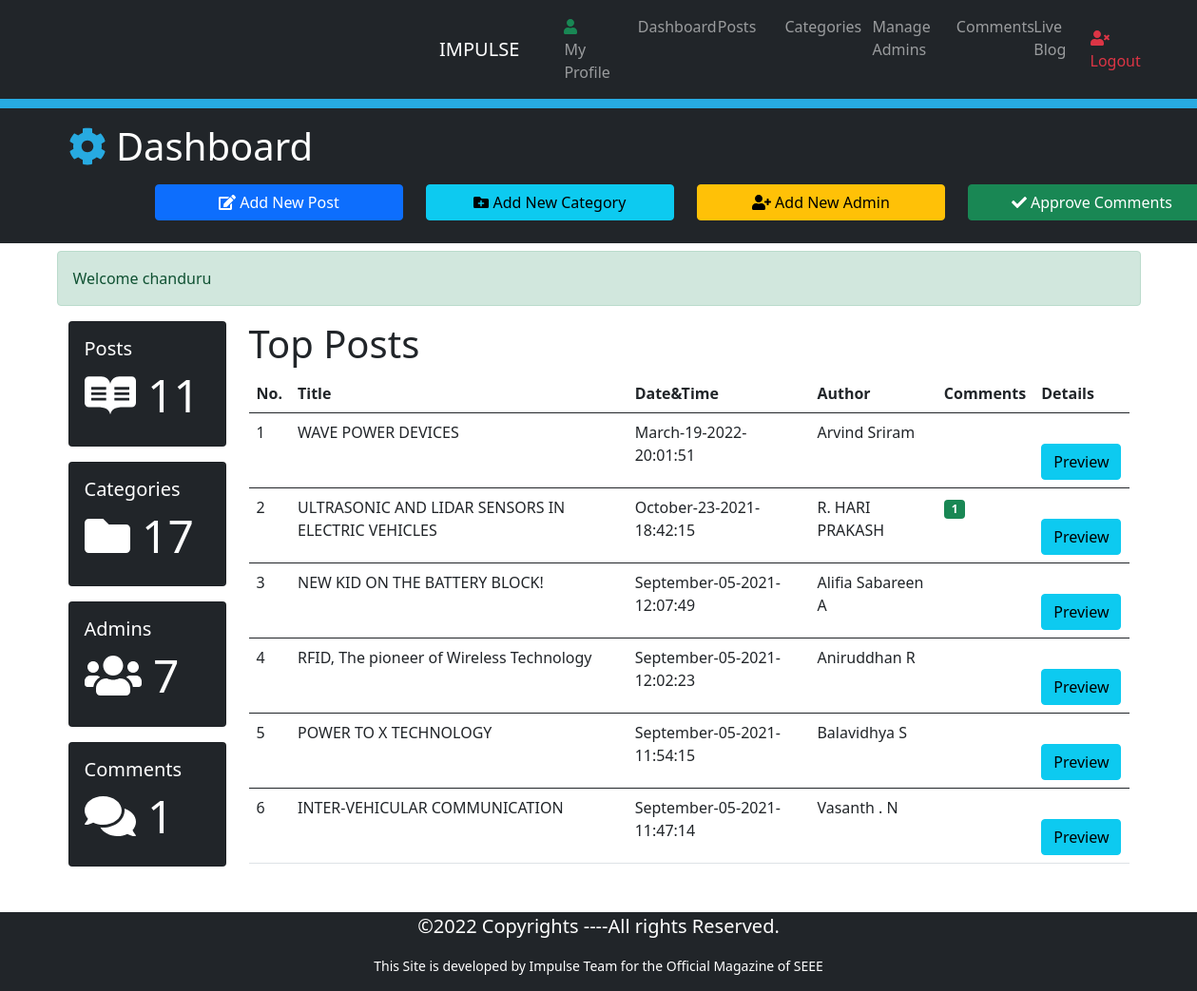
The app's page /dashboard.php (signed in) with its own data.
### tables this page shows
CREATE TABLE `posts` (
  `id` int(10) NOT NULL,
  `datetime` varchar(50) NOT NULL,
  `title` varchar(300) NOT NULL,
  `category` varchar(50) NOT NULL,
  `author` varchar(50) NOT NULL,
  `image` varchar(100) NOT NULL,
  `post` varchar(10000) NOT NULL
);

### includes/functions.php (called while the page is built, shortened)
<?php require_once('db.php');?>
<?php
    function TotalPosts(){
        global $conn;
        $sql = "SELECT COUNT(*) FROM posts";
        $stmt = $conn->query($sql);
        $TotalRows = $stmt->fetch();
        $TotalPosts = array_shift($TotalRows);
        return $TotalPosts;
    }
    function TotalCategories(){
        global $conn;
        $sql = "SELECT COUNT(*) FROM category";
        $stmt = $conn->query($sql);
        $TotalRows = $stmt->fetch();
        $TotalCategories = array_shift($TotalRows);
        return $TotalCategories;
    }
    function TotalAdmin(){
        global $conn;
        $sql = "SELECT COUNT(*) FROM admins";
        $stmt = $conn->query($sql);
        $TotalRows = $stmt->fetch();
        $TotalAdmin = array_shift($TotalRows);
        return $TotalAdmin;
    }
    function TotalComments(){
        global $conn;
        $sql = "SELECT COUNT(*) FROM comments";
        $stmt = $conn->query($sql);
        $TotalRows = $stmt->fetch();
        $TotalComments = array_shift($TotalRows);
        return $TotalComments;
    }
?>

### dashboard.php (the view, shortened to what this page needs)
<?php
  require_once('includes/db.php');
  require_once('includes/functions.php');
  require_once('includes/sessions.php');
?>
<!DOCTYPE html>
<html lang="en">
<head>
    <link rel="stylesheet" href="css/bootstrap.min.css">
    <link rel="stylesheet" href="css/all.min.css">
    <link rel="stylesheet" href="css/style.css">
</head>
<body>
  <nav class="navbar navbar-expand-lg navbar-dark bg-dark">
    <div class="container">
      <a href="#" class="navbar-brand">IMPULSE</a>
      <div class="collapse navbar-collapse" id="navbarcollapseCMS">
        <ul class="navbar-nav mr-auto">
          <li class="nav-item">
            <a href="myprofile.php" class="nav-link"> <i class="fas fa-user text-success"></i> My Profile</a>
          </li>
          <li class="nav-item">
            <a href="dashboard.php" class="nav-link">Dashboard</a>
          </li>
          <li class="nav-item">
            <a href="posts.php" class="nav-link">Posts</a>
          </li>
          <li class="nav-item">
            <a href="Categories.php" class="nav-link">Categories</a>
          </li>
          <li class="nav-item">
            <a href="admin.php" class="nav-link">Manage Admins</a>
          </li>
          <li class="nav-item">
            <a href="comments.php" class="nav-link">Comments</a>
          </li>
          <li class="nav-item">
            <a href="blog.php?page=1" class="nav-link" target="_blank">Live Blog</a>
          </li>
        </ul>
        <ul class="navbar-nav ms-auto">
          <li class="nav-item">
            <a href="logout.php" class="nav-link text-danger"><i class="fas fa-user-times"></i> Logout</a>
          </li>
        </ul>
      </div>
    </div>
  </nav>
  <div style="height:10px; background:#27aae1;"></div>
  <header class="bg-dark text-white py-3">
    <div class="container">
      <div class="row">
        <div class="col-md-12 mb-2">
          <h1><i class="fas fa-cog" style="color:#27aae1;"></i> Dashboard</h1>
        </div>
        <div class="col-lg-3 mb-2">
            <a href="addposts.php" class="btn btn-primary w-100">
                <i class="fas fa-edit"></i> Add New Post
            </a>
        </div>
        <div class="col-lg-3 mb-2">
            <a href="Categories.php" class="btn btn-info w-100">
                <i class="fas fa-folder-plus"></i> Add New Category
            </a>
        </div>
        <div class="col-lg-3 mb-2">
            <a href="admin.php" class="btn btn-warning w-100">
                <i class="fas fa-user-plus"></i> Add New Admin
            </a>
        </div>
        <div class="col-lg-3 mb-2">
            <a href="Comments.php" class="btn btn-success w-100">
                <i class="fas fa-check"></i> Approve Comments
            </a>
        </div>
      </div>
    </div>
  </header>
  <section class="container py-2 mb-4">
      <div class="row">
            <?php
                echo SuccessMessage();
            ?>
          <div class="col-lg-2 d-none d-sm-block">
            <div class="card text-centre bg-dark text-white mb-3">
                <div class="card-body">
                    <h1 class="lead">Posts</h1>
                    <h4 class="display-5">
                        <i class="fab fa-readme"></i>
                        <?php echo TotalPosts();?>
                    </h4>
                </div>
            </div>
            <div class="card text-centre bg-dark text-white mb-3">
                <div class="card-body">
                    <h1 class="lead">Categories</h1>
                    <h4 class="display-5">
                        <i class="fas fa-folder"></i>
                        <?php echo TotalCategories();?>
                    </h4>
                </div>
            </div>
            <div class="card text-centre bg-dark text-white mb-3">
                <div class="card-body">
                    <h1 class="lead">Admins</h1>
                    <h4 class="display-5">
                        <i class="fas fa-users"></i>
                        <?php echo TotalAdmin();?>
                    </h4>
                </div>
            </div>
            <div class="card text-centre bg-dark text-white mb-3">
                <div class="card-body">
                    <h1 class="lead">Comments</h1>
                    <h4 class="display-5">
                        <i class="fas fa-comments"></i>
                        <?php echo TotalComments();?>
                    </h4>
                </div>
            </div>
          </div>
          <div class="col-lg-10">
              <h1>Top Posts</h1>
              <table class="table table-stripped table-hover">
                  <thead class="thead-dark">
                      <tr>
                          <th>No.</th>
                          <th>Title</th>
                          <th>Date&Time</th>
                          <th>Author</th>
                          <th>Comments</th>
                          <th>Details</th>
                      </tr>
                  </thead>
                  <?php
                    $i = 0;
                    global $conn;
                    $sql = "SELECT * FROM posts ORDER BY id desc LIMIT 0,6";
                    $stmt=$conn->query($sql);
                    while ($DataRows=$stmt->fetch()) {
                    $PostId = $DataRows["id"];
                    $DateTime = $DataRows["datetime"];
                    $Author  = $DataRows["author"];
                    $Title = $DataRows["title"];
                    $i++;
                 ?>
                  <tbody>
                      <tr>
                          <td><?php echo $i; ?></td>
                          <td><?php echo $Title; ?></td>
                          <td><?php echo $DateTime; ?></td>
                          <td><?php echo $Author; ?></td>
                          <td>
                                <?php
                                    $sqlApprove="SELECT COUNT(*) FROM comments WHERE post_id='$PostId' AND status='ON'";
                                    $stmtApprove=$conn->query($sqlApprove);
                                    $RowsTotal = $stmtApprove->fetch();
                                    $Total = array_shift($RowsTotal);
                                    if($Total>0){ ?>
                                <span class="badge bg-success">
                                    <?php echo $Total;?>
                                </span>
                                <?php };?>
                          </td>
                          <td>
                              <a target="_blank" href="FullPost.php?id=<?php echo $PostId; ?>">
                                <span class="btn btn-info">Preview</span>
                              </a>
                          </td>
                      </tr>
                  </tbody>
                  <?php }; ?>
              </table>
          </div>
      </div>
  </section>
  <footer class="bg-dark text-white">
    <div class="container">
      <div class="row">
        <div class="col">
          <p class="lead text-center">&copy;<span id="year"></span> Copyrights ----All rights Reserved.</p>
          <p class="text-center small">This Site is developed by Impulse Team for the Official Magazine of SEEE</p>
        </div>
      </div>
    </div>
  </footer>
</body>
</html>

### css/style.css (style rules this page uses)
a { text-decoration: none; }
.update h2,a { position: relative; font-size: 1rem; color: #252839; margin-left: 35%; -webkit-animation-stroke: 0.3vw #383d52; }
h2::before,a::before { content: attr(data-text); position: absolute; top: 0; left: 0; width: 0; height: 100%; color: #01fe87; -webkit-animation-stroke: 0.3vw #383d52; border-radius:2px solid #01fe87; overflow: hidden; animation: animate 6s linear infinite; }

### records on screen
posts: title "WAVE POWER DEVICES", datetime "March-19-2022-20:01:51", author "Arvind Sriram"
posts: title "ULTRASONIC AND LIDAR SENSORS IN ELECTRIC VEHICLES", datetime "October-23-2021-18:42:15", author "R. HARI PRAKASH", Total "1"
posts: title "NEW KID ON THE BATTERY BLOCK!", datetime "September-05-2021-12:07:49", author "Alifia Sabareen A"
posts: title "RFID, The pioneer of Wireless Technology", datetime "September-05-2021-12:02:23", author "Aniruddhan R"
posts: title "POWER TO X TECHNOLOGY", datetime "September-05-2021-11:54:15", author "Balavidhya S"
posts: title "INTER-VEHICULAR COMMUNICATION", datetime "September-05-2021-11:47:14", author "Vasanth . N"

### other values on screen
SuccessMessage() "Welcome chanduru"
TotalPosts() "11"
TotalCategories() "17"
TotalAdmin() "7"
TotalComments() "1"
